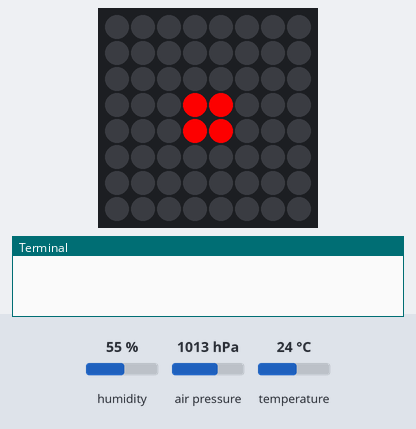
Recording of a program running on a simulated Raspberry Pi (BCM pin numbers) with a Sense HAT. Shown: the Sense HAT's 8×8 RGB LED matrix, the last lines printed to the terminal. The test bench sets the inputs (shaded band); at power-on: humidity 55 %, air pressure 1013 hPa, temperature 24 °C. Dim RGB values are drawn brighter than linear; the clock reads 2024-03-15 10:24:30 at power-on unless the program sets it.

Above: at 0.15 s.
At 0.91 s:
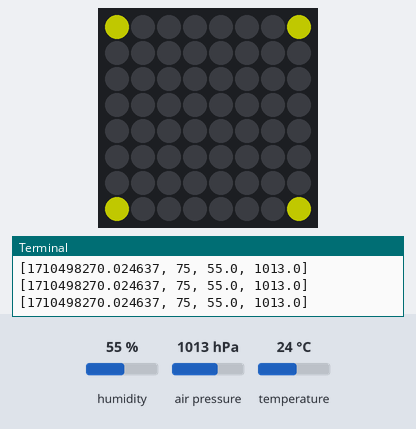

The program:

its_SenseHat.py
```python
#!/usr/bin/python3
# -*- coding: utf-8 -*-


import time


try:
  from sense_hat import SenseHat
except ModuleNotFoundError:
  print("can not fint sense-hat try;")
  print("\tsudo apt install sense-hat")
  exit()

# senseHat 2 added color sensor
# Folllowing block supresses error
# WARNING:root:Failed to initialise TCS34725 colour sensor. (sensor not present)
# comment out if for V2
import logging
logging.getLogger().setLevel(logging.ERROR)
# end block

sense = SenseHat()
sense.set_rotation(270)

curr_time = list([0])
curr_temprature = list([0])
curr_humidity = list([0])
curr_pressure = list([0])

low_temprature = list([200])
low_humidity = list([100])
low_pressure = list([100000])

high_temprature = list([0])
high_humidity = list([0])
high_pressure = list([0])

zz = (0,0,0)
aa = (255,0,0)
bb = (0,255,0)
cc = (0,0,255)
dd = (100,100,0)

main_display = list([list(),list(),list(),list()])

main_display[3] = [
dd, zz, zz, zz, zz, zz, zz, dd,
zz, zz, zz, zz, zz, zz, zz, zz,
zz, zz, zz, zz, zz, zz, zz, zz,
zz, zz, zz, zz, zz, zz, zz, zz,
zz, zz, zz, zz, zz, zz, zz, zz,
zz, zz, zz, zz, zz, zz, zz, zz,
zz, zz, zz, zz, zz, zz, zz, zz,
dd, zz, zz, zz, zz, zz, zz, dd
]
main_display[0] = [
zz, zz, zz, zz, zz, zz, zz, zz,
zz, zz, zz, zz, zz, zz, zz, zz,
zz, zz, zz, zz, zz, zz, zz, zz,
zz, zz, zz, aa, aa, zz, zz, zz,
zz, zz, zz, aa, aa, zz, zz, zz,
zz, zz, zz, zz, zz, zz, zz, zz,
zz, zz, zz, zz, zz, zz, zz, zz,
zz, zz, zz, zz, zz, zz, zz, zz
]
main_display[1] = [
zz, zz, zz, zz, zz, zz, zz, zz,
zz, zz, zz, zz, zz, zz, zz, zz,
zz, zz, bb, zz, zz, bb, zz, zz,
zz, zz, zz, zz, zz, zz, zz, zz,
zz, zz, zz, zz, zz, zz, zz, zz,
zz, zz, bb, zz, zz, bb, zz, zz,
zz, zz, zz, zz, zz, zz, zz, zz,
zz, zz, zz, zz, zz, zz, zz, zz
]
main_display[2] = [
zz, zz, zz, zz, zz, zz, zz, zz,
zz, cc, zz, zz, zz, zz, cc, zz,
zz, zz, zz, zz, zz, zz, zz, zz,
zz, zz, zz, zz, zz, zz, zz, zz,
zz, zz, zz, zz, zz, zz, zz, zz,
zz, zz, zz, zz, zz, zz, zz, zz,
zz, cc, zz, zz, zz, zz, cc, zz,
zz, zz, zz, zz, zz, zz, zz, zz
]

while True:
  try:
    celcius = int(round(sense.get_temperature()))
    fahrenheit = int(round(1.8 * celcius + 32))
    samples = 3
    F = sense.temp * 1.8 + 32
    low_mesure = [curr_time , low_temprature, low_humidity, low_pressure ]
    high_mesure = [curr_time , high_temprature, high_humidity, high_pressure ]
    mesure = [curr_time , curr_temprature, curr_humidity, curr_pressure ]
    sensers = [time.time(), fahrenheit, round(sense.humidity, 0), round(sense.pressure ,1) ]

    for x in range(len(mesure)) :
      sense.set_pixels(main_display[x])
      time.sleep(.25)

      mesure[x].append(round(sensers[x], 1))
      if len(mesure[x]) > samples:
        mesure[x].pop(0)
      if mesure[x] <= low_mesure[x]:
        low_mesure[x] = mesure[x]

      print(sensers)

  except KeyboardInterrupt:
    sense.clear()
    exit()
```
